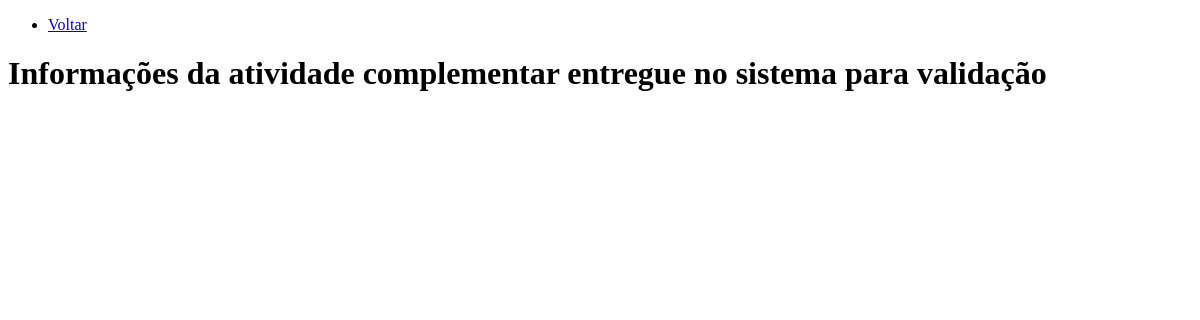
The page /validacao/validar.php?id=75 (signed in) on the database as committed earlier.
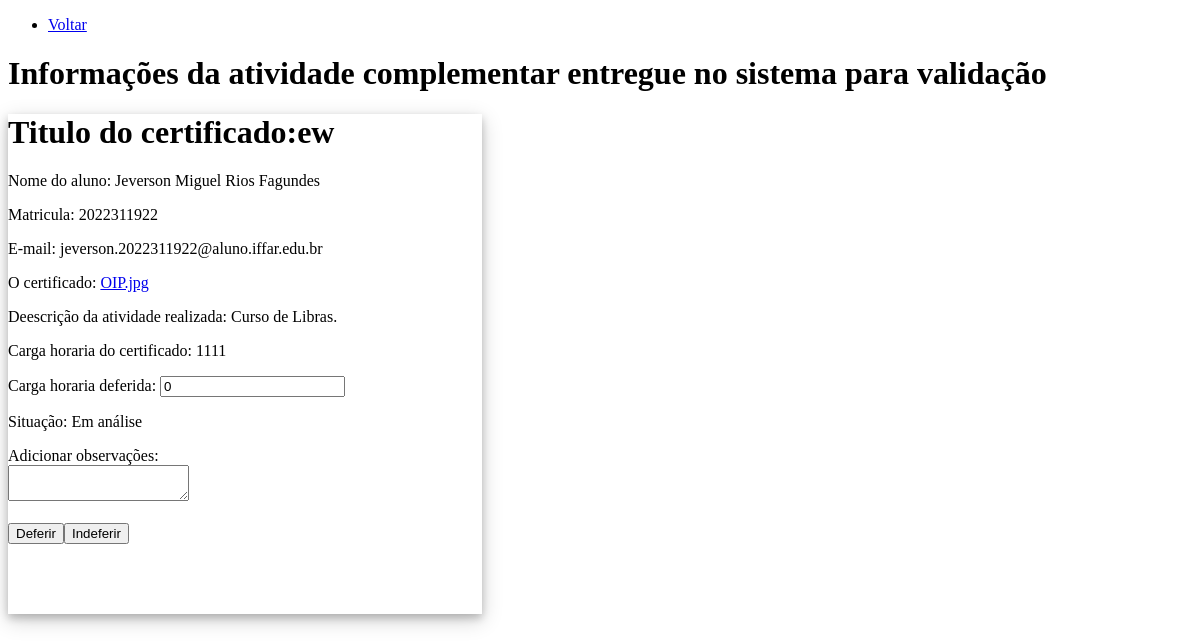
The same page on the database as committed later.
### tables this page shows
CREATE TABLE IF NOT EXISTS `entrega_atividade` (
  `id_entrega_atividade` int NOT NULL AUTO_INCREMENT,
  `titulo_certificado` varchar(255) DEFAULT NULL,
  `carga_horaria_certificado` int DEFAULT NULL,
  `certificado` varchar(255) DEFAULT NULL,
  `carga_horaria_aprovada` int DEFAULT NULL,
  `status` varchar(255) DEFAULT NULL,
  `id_aluno` int DEFAULT NULL,
  `caminho` varchar(255) NOT NULL,
  `id_atividade_complementar` int NOT NULL,
  `observacoes` text NOT NULL,
  PRIMARY KEY (`id_entrega_atividade`),
  KEY `fk_aluno_entrega_atividade` (`id_aluno`),
  KEY `fk_id_atividade_complementar` (`id_atividade_complementar`)
);

CREATE TABLE IF NOT EXISTS `aluno` (
  `id_aluno` int NOT NULL AUTO_INCREMENT,
  `nome` varchar(255) DEFAULT NULL,
  `matricula` char(10) DEFAULT NULL,
  `email` varchar(255) DEFAULT NULL,
  `senha` varchar(255) DEFAULT NULL,
  `id_curso` int DEFAULT NULL,
  PRIMARY KEY (`id_aluno`),
  KEY `fk_aluno_curso` (`id_curso`)
);

CREATE TABLE IF NOT EXISTS `atividade_complementar` (
  `id_atividade_complementar` int NOT NULL AUTO_INCREMENT,
  `natureza` int DEFAULT NULL,
  `descricao` text,
  `carga_horaria_maxima` int DEFAULT NULL,
  `id_curso` int DEFAULT NULL,
  PRIMARY KEY (`id_atividade_complementar`),
  KEY `fk_curso_atividade_complementar` (`id_curso`)
);

### conecta.php (called while the page is built, shortened)
<?php
function excutarSQL($mysql, $sql)
{
    $resultado = mysqli_query($mysql, $sql);
    return $resultado;
}

### validacao/validar.php (the view, shortened to what this page needs)
<?php
$id = $_GET['id'];
require_once "../conecta.php";
$mysql = conectar();
$pastaDestino = "../certificados/";
$sql = "SELECT a.id_aluno, a.nome, a.matricula, a.email,
 ea.id_entrega_atividade,
 ea.carga_horaria_certificado, ea.carga_horaria_aprovada,
 ea.status, ea.certificado, ea.caminho, ea.titulo_certificado,
 ea.observacoes, ac.descricao
 FROM aluno a
INNER JOIN entrega_atividade ea
ON a.id_aluno = $id AND ea.id_aluno = $id
INNER JOIN atividade_complementar ac
ON ea.id_atividade_complementar = ac.id_atividade_complementar
";
$resultado = excutarSQL($mysql, $sql);
?>
<!DOCTYPE html>
<html lang="pt-br">
<head>
</head>
<body>
    <nav>
        <ul>
            <li><a href="../inicialCoordenador.php">Voltar</a></li>
        </ul>
    </nav>
    <h1>Informações da atividade complementar entregue no sistema para validação</h1>
    <?php
    while ($dados = mysqli_fetch_assoc($resultado)) {
        echo '<form action = "mudarSituacao.php" method = "post" >';
        echo '<div class="card">';
        echo '<div class="card-body">';
        echo '<h1 class="card-title">' . 'Titulo do certificado:' . '' . $dados['titulo_certificado'] . '</h1>';
        echo '<p class="card-text">' . 'Nome do aluno: ' . '' . $dados['nome'] . '</p>';
        echo '<p class="card-text">' . 'Matricula: ' . '' . $dados['matricula'] . '</p>';
        echo '<p class="card-text">' . 'E-mail: ' . '' . $dados['email'] . '</p>';
        echo '<p class="card-title">' . 'O certificado:' . ' ' . '<a href="' . $pastaDestino . $dados['caminho'] . '">' . $dados['certificado'] . '</a>' . '</p>';
        echo '<p class="card-text">' . 'Deescrição da atividade realizada: ' . '' . $dados['descricao'] . '</p>';
        echo '<p class="card-text">' . 'Carga horaria do certificado: ' . '' . $dados['carga_horaria_certificado'] . '</p>';
        echo '<p class="card-text">' . 'Carga horaria deferida: ' . '<input type = "number" value = "' . $dados['carga_horaria_aprovada'] . '" name = "cargaDefe">' . '</p>';
        echo '<p class="card-text">' . 'Situação:' . ' ' . $dados['status'] . '</p>';
    ?>
        <label for="obser">Adicionar observações:</label><br>
        <textarea name="observacoes" id="obser"><?php echo $dados['observacoes']; ?></textarea><br><br>
    <?php
        echo '<input type = "submit" value = "Deferir" name = "deferir">';
        echo '<input type = "submit" value = "Indeferir" name = "indeferir">';
        echo '</div>';
        echo '</div>';
        echo '</form>';
    }
    ?>
</body>
</html>

### validacao/validar.php (style rules this page uses)
.card { background-color: white; width: 40%; height: 500px; box-shadow: 0 4px 8px 0 rgba(0, 0, 0, 0.2), 0 6px 20px rgba(0, 0, 0, 0.19); margin-bottom: 20px; }

Rows that differ between the two databases and show on the page:
added entrega_atividade: titulo_certificado "ew", id_aluno.nome "Jeverson Miguel Rios Fagundes", id_aluno.matricula "2022311922", id_aluno.email "jeverson.2022311922@aluno.iffar.edu.br", certificado "OIP.jpg", id_atividade_complementar.descricao "Curso de Libras.", carga_horaria_certificado "1111", cargaDefe "0", status "Em análise"
